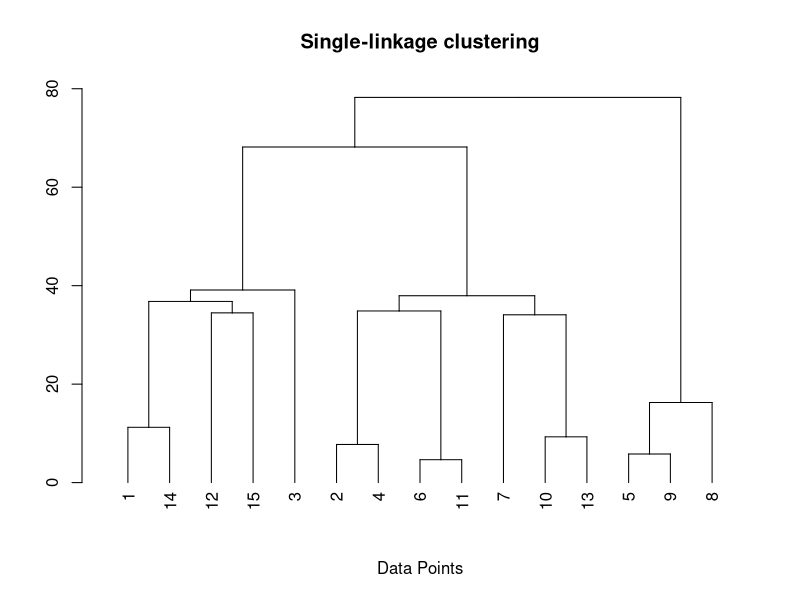
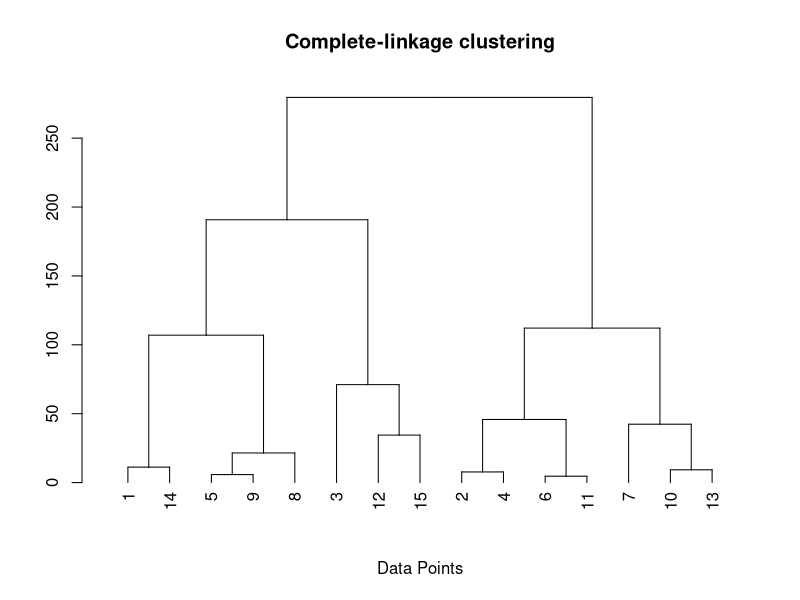
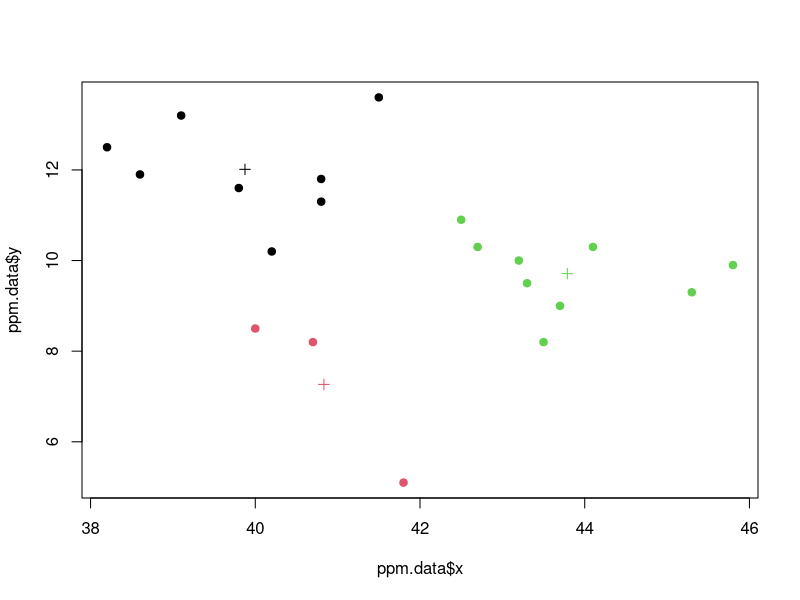

The R source for these figures, in order: (Note: this script raises an error after producing the figures.)
getwd()
ppm.data <- read.table("HW5Data.txt")
ppm.data
summary(ppm.data)

data = c(107.2, 48.0, 75.8, 46.0, 131.6, 57.0, 25.0, 127.4, 133.1, 33.8, 58.2, 94.8, 36.2, 104.3, 85.9)
install.packages("cluster")
library(cluster)


diss_matrix <- dist(data)

#single linkage clustering #
agn.tox <- agnes(diss_matrix, diss = FALSE, stand = FALSE, method = "single")
dend.ang.tox <- as.dendrogram(agn.tox)
plot(dend.ang.tox, xlab = "Data Points", main = "Single-linkage clustering")


diss_matrix <- dist(data)

#complete linkage clustering
agn.completetox <- agnes(diss_matrix, diss = FALSE, stand = FALSE, method = "complete")
dend.ang.completetox <- as.dendrogram(agn.completetox)
plot(dend.ang.completetox, xlab = "Data Points", main = "Complete-linkage clustering")






# Q2 #
# adding 'kmeans' in the dataset
kmeans_result <- kmeans(ppm.data[, c("x", "y")], centers = 3)
kmeans_result

# Extract cluster centers
cluster_centers <- kmeans_result$centers
cluster_centers

# cluster assignments for 12
cluster_assignment <- kmeans_result$cluster[12]
cluster_assignment

# number of individuals in each cluster
table(kmeans_result$cluster)

# Plot of data points with cluster assignments
plot(ppm.data$x, ppm.data$y, col = kmeans_result$cluster, pch = 19)

# cluster centers to the plot
points(cluster_centers[, 1], cluster_centers[, 2], col = 1:3, pch = 3)


# sum of squares (tot.withinss) from kmeans result
betweenss <- kmeans_result$between
betweenss

#pseudo F stat

k.mean.data = kmeans(ppm.data[, c("x", "y")], centers = 3)
k.mean.data


k.mean.data$totss
k.mean.data$withinss
k.mean.data$tot.withinss
k.mean.data$between

MSB_k3 <- betweenss / (3 - 1)
MSE_k3 <- kmeans_result$tot.withinss / (20 - 3)
pseudo_F_k3 <- MSB_k3 / MSE_k3
print(pseudo_F_k3)


# Implement k-means clustering with k=4

kmeans_k4 <- kmeans(ppm.data[, c("x", "y")], centers = 4)
kmeans_k4

# Calculate pseudo-F statistic for k=4
MSB_k4 <- kmeans_result_k4$betweenss / (4 - 1)
MSE_k4 <- kmeans_result_k4$tot.withinss / (20 - 4)
pseudo_F_k4 <- MSB_k4 / MSE_k4
print(pseudo_F_k4)







